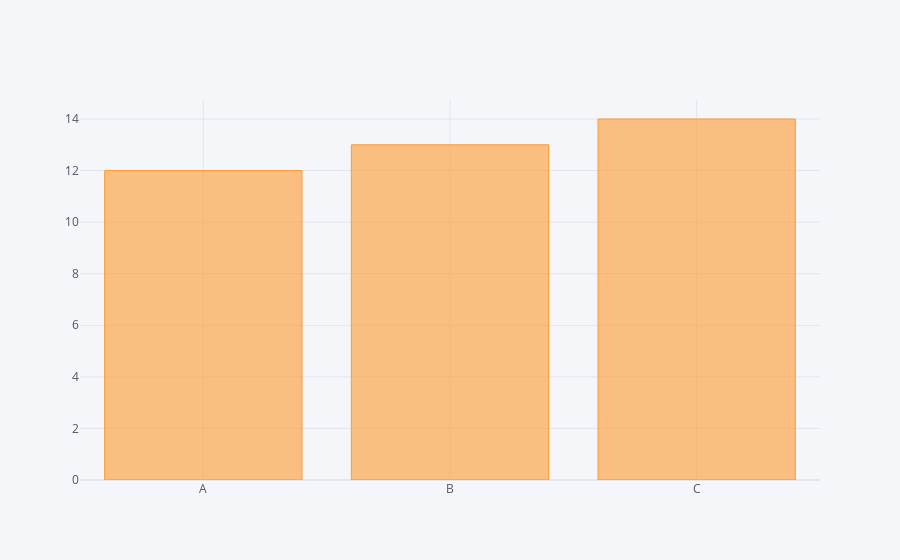

The code cell stored with this chart in its notebook:
### Code cell
df2.iplot(kind='bar',x='Category',y='Values')

### Figure 1 — Plotly figure (JSON) as saved in the notebook; plotly's stock layout.template omitted (floating-point values rounded to 4 significant figures)
{"data": [{"marker": {"color": "rgba(255, 153, 51, 0.6)", "line": {"color": "rgba(255, 153, 51, 1.0)", "width": 1}}, "name": "Values", "orientation": "v", "text": "", "type": "bar", "x": ["A", "B", "C"], "y": [12, 13, 14]}], "layout": {"autosize": true, "dragmode": "select", "legend": {"bgcolor": "#F5F6F9", "font": {"color": "#4D5663"}}, "paper_bgcolor": "#F5F6F9", "plot_bgcolor": "#F5F6F9", "title": {"font": {"color": "#4D5663"}}, "xaxis": {"autorange": true, "gridcolor": "#E1E5ED", "range": [-0.5, 2.5], "showgrid": true, "tickfont": {"color": "#4D5663"}, "title": {"font": {"color": "#4D5663"}, "text": ""}, "type": "category", "zerolinecolor": "#E1E5ED"}, "yaxis": {"autorange": true, "gridcolor": "#E1E5ED", "range": [0, 14.74], "showgrid": true, "tickfont": {"color": "#4D5663"}, "title": {"font": {"color": "#4D5663"}, "text": ""}, "type": "linear", "zerolinecolor": "#E1E5ED"}}}
